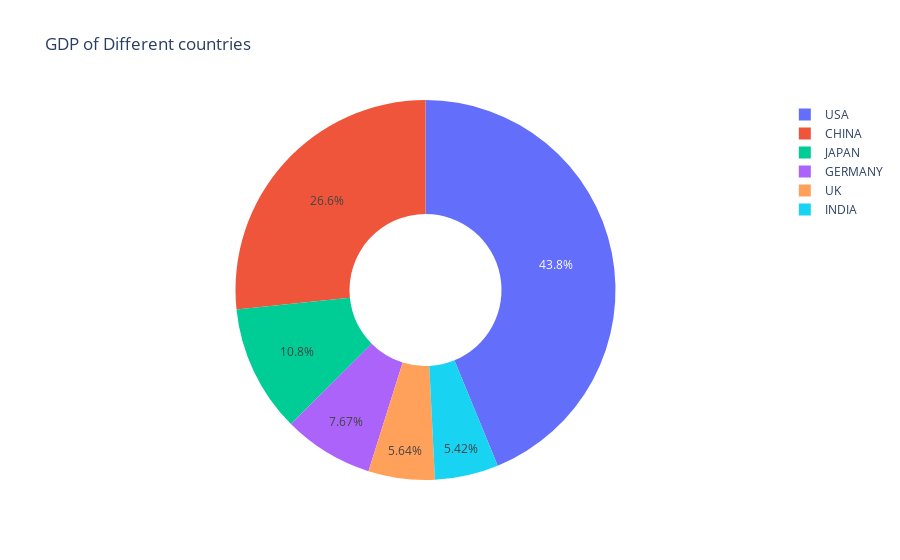

The code cell stored with this chart in its notebook:
### Code cell
pe.pie(count_gdp,names='countries',values='GDP',title='GDP of Different countries',hole=.4)

### Figure 1 — Plotly figure (JSON) as saved in the notebook; plotly's stock layout.template omitted (floating-point values rounded to 4 significant figures)
{"data": [{"domain": {"x": [0, 1], "y": [0, 1]}, "hole": 0.4, "hovertemplate": "countries=%{label}<br>GDP=%{value}<extra></extra>", "labels": ["USA", "CHINA", "JAPAN", "GERMANY", "UK", "INDIA"], "legendgroup": "", "name": "", "showlegend": true, "type": "pie", "values": [19.4, 11.8, 4.8, 3.4, 2.5, 2.4]}], "layout": {"legend": {"tracegroupgap": 0}, "title": {"text": "GDP of Different countries"}}}
